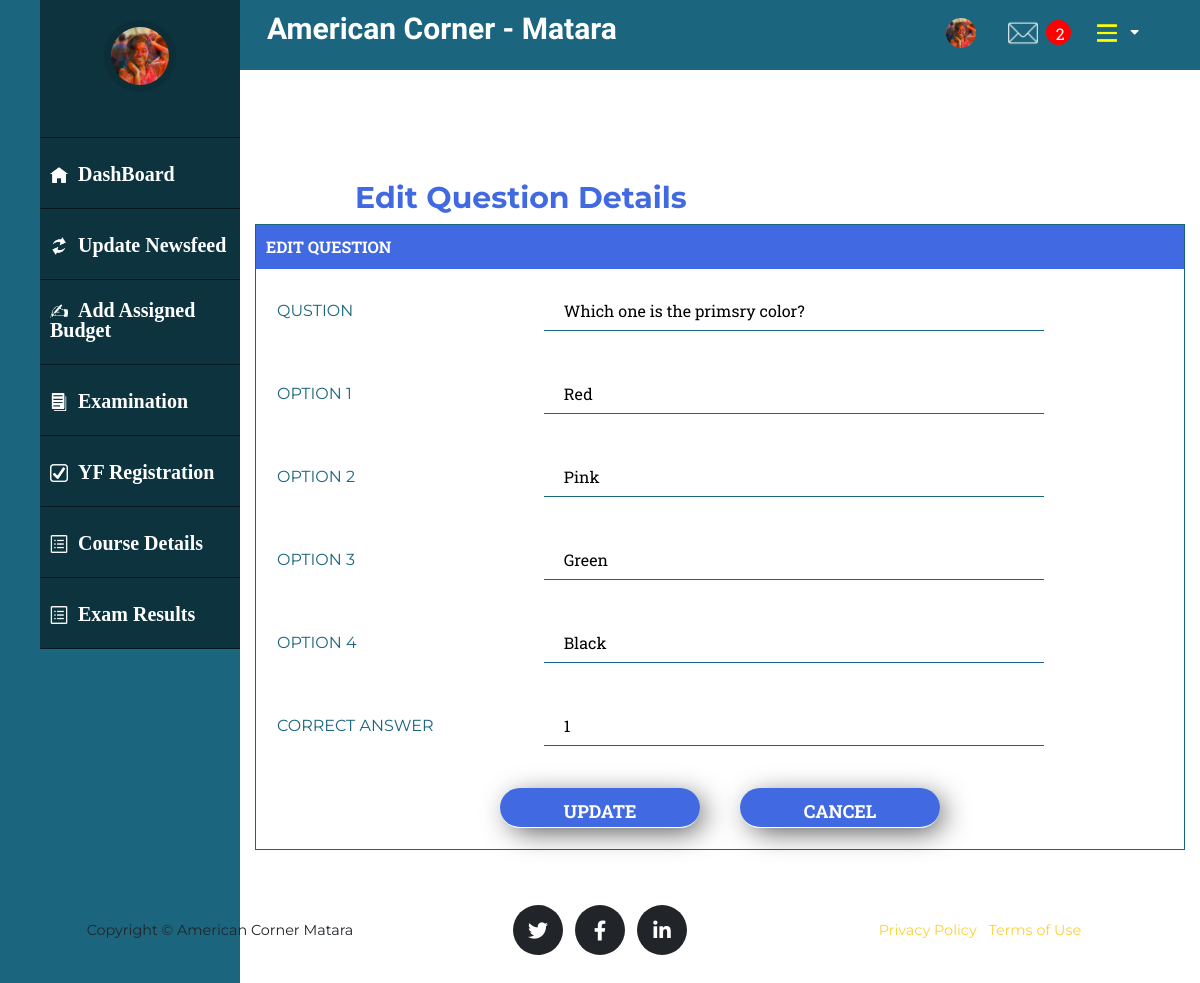
The app's page /index.php/Examination/edit_question/2 with its own data.
### tables this page shows
CREATE TABLE IF NOT EXISTS `question` (
  `id` int(10) NOT NULL AUTO_INCREMENT,
  `exam_id` int(10) NOT NULL,
  `subject_id` int(5) NOT NULL,
  `question` varchar(255) NOT NULL,
  `option_1` varchar(100) NOT NULL,
  `option_2` varchar(100) NOT NULL,
  `option_3` varchar(100) NOT NULL,
  `option_4` varchar(100) NOT NULL,
  `correct_answer` int(1) NOT NULL,
  `answer` int(2) NOT NULL,
  `Status` varchar(20) NOT NULL DEFAULT 'Active',
  PRIMARY KEY (`id`)
);

### application/controllers/Examination.php (called while the page is built, shortened)
<?php
class Examination extends CI_Controller {
    public function edit_question($id)
    {
        $this->load->model("login_model");
        $data['results'] = $this->login_model->count_mesaage();
        $this->load->view('ADMIN/header',$data);
        $this->load->model('exam_model');
        $results = $this->exam_model->view_a_question($id) ;
        $this->load->view('edit_question',['results' => $results]);
    }
}

### index.php (called while the page is built, shortened)
<?php
require_once BASEPATH.'core/CodeIgniter.php';

### application/models/exam_model.php (called while the page is built, shortened)
<?php
class exam_model extends CI_Model{
	public function view_a_question($id)
	{
		return $this->db->get_where('question', ['id' => $id])->result();
	}
}

### application/views/edit_question.php (the view, shortened to what this page needs)
    <div class ="right">
      <div class="container" style="height: 700px;">
        <h4>Edit Question Details</h4>
          <center>
            <table class="add-exam-table">
              <tr>
                <th colspan="2">EDIT QUESTION</th>
              </tr>
          <?php
          foreach($results as $post){
            echo form_open('Examination/update_question/'.$post->id);  ?>
              <tr>
                <td><label class="para-newsfeed"> Qustion</label></td>
                <td><input type="text" name="question" value="<?php echo $post->question;?>" class="input-newsfeed"></td>
              </tr>
              <tr>
                <td><label class="para-newsfeed"> Option 1</td>
                <td><input type="text" name="option_1"  value="<?php echo $post->option_1;?>" class="input-newsfeed"></td>
              </tr>
              <tr>
                <td><label class="para-newsfeed"> Option 2</td>
                <td><input type="text" name="option_2"  value="<?php echo $post->option_2;?>" class="input-newsfeed"></td>
              </tr>
              <tr>
                <td><label class="para-newsfeed"> Option 3</td>
                <td><input type="text" name="option_3"  value="<?php echo $post->option_3;?>" class="input-newsfeed" ></td>
              </tr>
              <tr>
                <td><label class="para-newsfeed"> Option 4</td>
                <td><input type="text" name="option_4"  value="<?php echo $post->option_4;?>" class="input-newsfeed" ></td>
              </tr>
              <tr>
                <td><label class="para-newsfeed"> Correct Answer</td>
                <td><input type="text" name="correct"  value="<?php echo $post->correct_answer;?>" class="input-newsfeed"></td>
              </tr>
             <?php }?>
             <tr>
            <td colspan="2"><center><input type="submit" name="submit" class="form-btn" value="UPDATE"  style="width: 200px;"><input type="reset" name="submit" class="form-btn" value="CANCEL" style="width: 200px;"></center>
            </td>
          </tr>
         </table>
         </center>
        </div>
        </div>
  <footer class="footer">
    <div class="container">
      <div class="row align-items-center">
        <div class="col-md-4">
          <span class="copyright">Copyright &copy; American Corner Matara</span>
        </div>
        <div class="col-md-4">
          <ul class="list-inline social-buttons">
            <li class="list-inline-item">
              <a href="#">
                <i class="fab fa-twitter"></i>
              </a>
            </li>
            <li class="list-inline-item">
              <a href="#">
                <i class="fab fa-facebook-f"></i>
              </a>
            </li>
            <li class="list-inline-item">
              <a href="#">
                <i class="fab fa-linkedin-in"></i>
              </a>
            </li>
          </ul>
        </div>
        <div class="col-md-4">
          <ul class="list-inline quicklinks">
            <li class="list-inline-item">
              <a href="#">Privacy Policy</a>
            </li>
            <li class="list-inline-item">
              <a href="#">Terms of Use</a>
            </li>
          </ul>
        </div>
      </div>
    </div>
  </footer>
</body>
</html>

### assests/css/login.css (style rules this page uses)
.form-btn { background: #4169E1; margin: 20px; height: 40px; padding: 10px 50px; color: #fff; font-weight: bolder; text-transform: uppercase; font-size: 18px; border-radius: 20px; box-shadow: 6px 6px 29px -4px rgba(0, 0, 0, 0.75); cursor: pointer; text-decoration: none; transition: 0.4s; padding-bottom: 20px; }
.right { width: 80%; background: #fff; float: right; padding-top: 130px; height: 100%; }
.footer { clear: both; padding-left: 20%; }
.para-newsfeed { padding: 0; margin: 0; font-weight: 40px; text-transform: uppercase; font-family: 'Montserrat', -apple-system, BlinkMacSystemFont, 'Segoe UI', Roboto, 'Helvetica Neue', Arial, sans-serif, 'Apple Color Emoji', 'Segoe UI Emoji', 'Segoe UI Symbol', 'Noto Color Emoji'; margin-right: 40px; padding-left: 20px; color: #1b667e; font-weight: 3px; }
.input-newsfeed { border: none; border-bottom: 1px solid #1b667e; background: transparent; outline: none; font-size: 16px; width: 500px; height: 30px; padding: 20px; margin-top: 20px; margin: 20px; }
input { border: none; border-bottom: 1px solid #fff; background: transparent; outline: none; font-size: 16px; width: 250px; height: 30px; padding: 20px; margin-top: 20px; }
h4 { margin-left: 100px; margin-top: 50px; color: #4169E1; font-size: 30px; font-family: Arial; }

### assests/css/agency.css (style rules this page uses)
body { overflow-x: hidden; font-family: 'Roboto Slab', -apple-system, BlinkMacSystemFont, 'Segoe UI', Roboto, 'Helvetica Neue', Arial, sans-serif, 'Apple Color Emoji', 'Segoe UI Emoji', 'Segoe UI Symbol', 'Noto Color Emoji'; }
a { color: #fed136; }
h1, h2, h3, h4, h5, h6 { font-weight: 700; font-family: 'Montserrat', -apple-system, BlinkMacSystemFont, 'Segoe UI', Roboto, 'Helvetica Neue', Arial, sans-serif, 'Apple Color Emoji', 'Segoe UI Emoji', 'Segoe UI Symbol', 'Noto Color Emoji'; }
.footer { padding: 25px 0; text-align: center; }
.footer span.copyright { font-size: 90%; line-height: 40px; text-transform: none; font-family: 'Montserrat', -apple-system, BlinkMacSystemFont, 'Segoe UI', Roboto, 'Helvetica Neue', Arial, sans-serif, 'Apple Color Emoji', 'Segoe UI Emoji', 'Segoe UI Symbol', 'Noto Color Emoji'; }
.footer ul.quicklinks { font-size: 90%; line-height: 40px; margin-bottom: 0; text-transform: none; font-family: 'Montserrat', -apple-system, BlinkMacSystemFont, 'Segoe UI', Roboto, 'Helvetica Neue', Arial, sans-serif, 'Apple Color Emoji', 'Segoe UI Emoji', 'Segoe UI Symbol', 'Noto Color Emoji'; }
ul.social-buttons { margin-bottom: 0; }
ul.social-buttons li a { font-size: 20px; line-height: 50px; display: block; width: 50px; height: 50px; transition: all 0.3s; color: white; border-radius: 100%; outline: none; background-color: #212529; }

### assests/css/course.css (style rules this page uses)
.footer { margin-bottom: 500px; }

### assests/css/exam.css (style rules this page uses)
.add-exam-table { border: 1px solid #1b667e; width: 100%; }
.add-exam-table th { color: #fff; background:#4169E1; padding: 10px; }

### records on screen
question: question "Which one is the primsry color?", option_1 "Red", option_2 "Pink", option_3 "Green", option_4 "Black", correct "1"

### other values on screen
$results "2"
